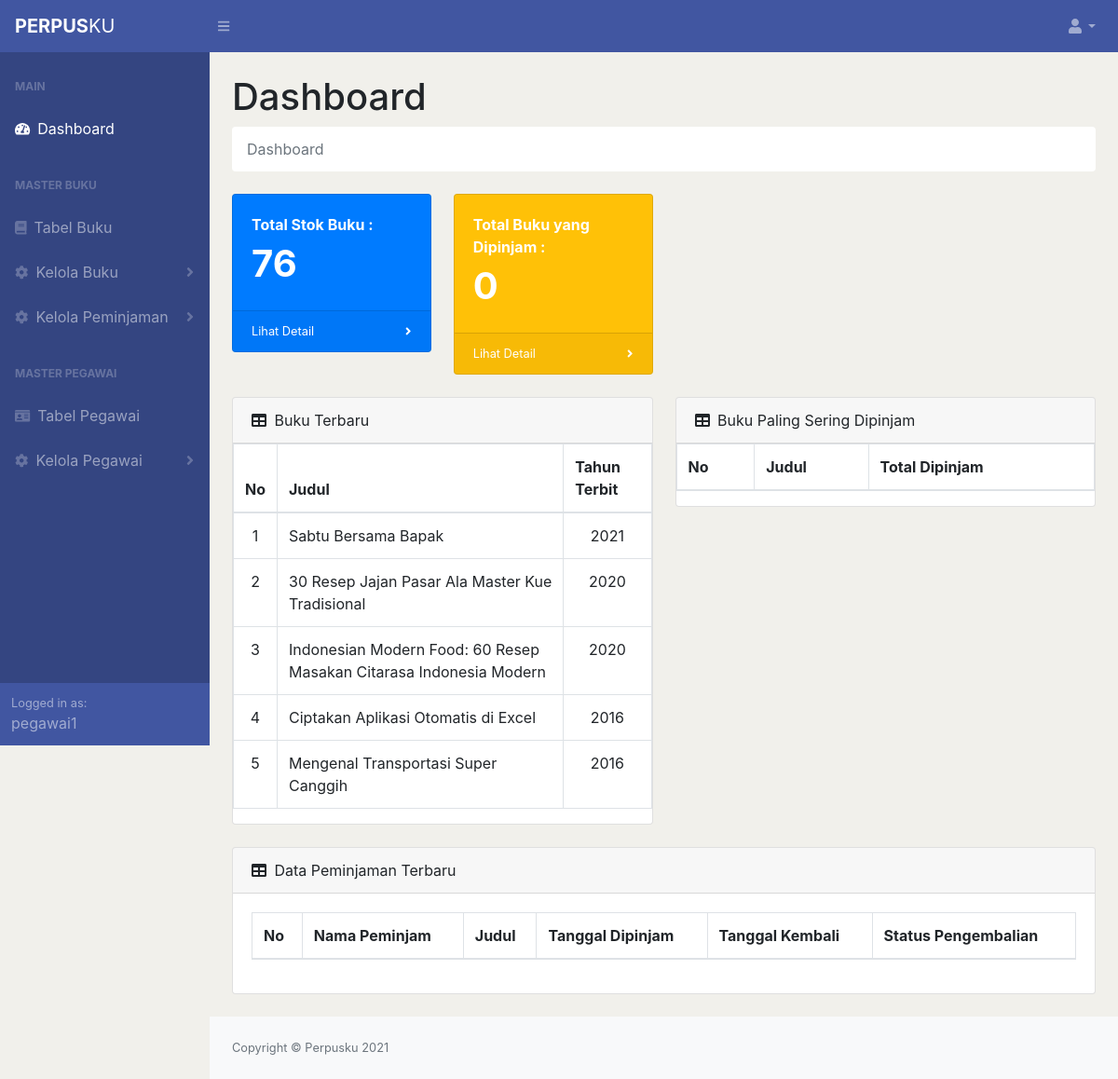
Page /perpusku/views/pegawai/dashboard.php (signed in) on the committed database.
### tables this page shows
CREATE TABLE IF NOT EXISTS buku (
  isbn_buku varchar(20) PRIMARY KEY,
  judul varchar(100) NOT NULL,
  id_penerbit int NOT NULL,
  id_penulis int NOT NULL,
  id_kategori int NOT NULL,
  halaman int NOT NULL,
  stok int NOT NULL,
  tahun_terbit year NOT NULL,
  FOREIGN KEY (id_penerbit) REFERENCES penerbit(id_penerbit),
  FOREIGN KEY (id_penulis) REFERENCES penulis(id_penulis),
  FOREIGN KEY (id_kategori) REFERENCES kategori(id_kategori)
);

### perpusku/views/pegawai/dashboard.php (the view, shortened to what this page needs)
<?php
include '../../resources/config.php';
?>
<!DOCTYPE html>
<html lang="en">
    <head>
        <link href="../css/styles.css" rel="stylesheet" />
        <link href="https://cdn.datatables.net/1.10.20/css/dataTables.bootstrap4.min.css" rel="stylesheet" />
    </head>
    <body style="background-color: #F1F0EB !important;" class="sb-nav-fixed">
        <nav style="background-color: #4156A1 !important;" class="sb-topnav navbar navbar-expand navbar-dark bg-dark">
            <a style="cursor: default;" class="navbar-brand"><strong>PERPUS</strong>KU</a>
            <button class="btn btn-link btn-sm order-1 order-lg-0" id="sidebarToggle" href="#"><i class="fas fa-bars"></i></button>
            <ul class="navbar-nav ml-auto ml-md-0">
                <li class="nav-item dropdown">
                    <a class="nav-link dropdown-toggle" id="userDropdown" href="#" role="button" data-toggle="dropdown" aria-haspopup="true" aria-expanded="false"><i class="fas fa-user fa-fw"></i></a>
                </li>
            </ul>
        </nav>
        <div id="layoutSidenav">
            <div id="layoutSidenav_nav">
                <nav class="sb-sidenav accordion sb-sidenav-dark" id="sidenavAccordion">
                    <div style="background-color: #344581 !important;" class="sb-sidenav-menu">
                        <div class="nav">
                            <div class="sb-sidenav-menu-heading">MAIN</div>
                            <a class="nav-link" href="dashboard.php">
                                <div class="sb-nav-link-icon"><i class="fas fa-tachometer-alt"></i></div>
                                Dashboard
                            </a>
                            <div class="sb-sidenav-menu-heading">MASTER BUKU</div>
                            <a class="nav-link" href="tabel-buku.php">
                                <div class="sb-nav-link-icon"><i class="fas fa-book"></i></div>
                                Tabel Buku
                            </a>
                            <a class="nav-link collapsed" href="#" data-toggle="collapse" data-target="#collapseKelolaBuku" aria-expanded="false" aria-controls="collapseLayouts">
                                <div class="sb-nav-link-icon"><i class="fa fa-cog" aria-hidden="true"></i></div>
                                Kelola Buku
                                <div class="sb-sidenav-collapse-arrow"><i class="fas fa-angle-down"></i></div>
                            </a>
                            <a class="nav-link collapsed" href="#" data-toggle="collapse" data-target="#collapseKelolaPeminjaman" aria-expanded="false" aria-controls="collapseLayouts">
                                <div class="sb-nav-link-icon"><i class="fa fa-cog" aria-hidden="true"></i></div>
                                Kelola Peminjaman
                                <div class="sb-sidenav-collapse-arrow"><i class="fas fa-angle-down"></i></div>
                            </a>
                            <div class="sb-sidenav-menu-heading">MASTER PEGAWAI</div>
                            <a class="nav-link" href="./tabel-pegawai.php">
                                <div class="sb-nav-link-icon"><i class="fa fa-id-card" aria-hidden="true"></i></i></div>
                                Tabel Pegawai
                            </a>
                            <a class="nav-link collapsed" href="#" data-toggle="collapse" data-target="#collapseKelolaPegawai" aria-expanded="false" aria-controls="collapseLayouts">
                                <div class="sb-nav-link-icon"><i class="fa fa-cog" aria-hidden="true"></i></div>
                                Kelola Pegawai
                                <div class="sb-sidenav-collapse-arrow"><i class="fas fa-angle-down"></i></div>
                            </a>
                        </div>
                    </div>
                    <div style="background-color: #4156A1 !important;" class="sb-sidenav-footer">
                        <div class="small">Logged in as:</div>
                        <?php echo $_SESSION['username'] ?>
                    </div>
                </nav>
            </div>
            <div id="layoutSidenav_content">
                <main>
                    <div class="container-fluid">
                        <h1 class="mt-4">Dashboard</h1>
                        <ol style="background-color: white !important;" class="breadcrumb mb-4">
                            <li class="breadcrumb-item active">Dashboard</li>
                        </ol>
                        <div class="row">
                            <div class="col-xl-3 col-md-6">
                                <div class="card bg-primary text-white mb-4">
                                    <div class="card-body">
                                        <strong>Total Stok Buku :</strong>
                                        <br>
                                        <div style="font-size: 2.5rem;" class="big-number">
                                            <?php
                                            $sql = "SELECT * FROM totalBuku";
                                            $result = mysqli_query($conn, $sql);
                                            $total = mysqli_fetch_assoc($result);
                                            foreach ($total as $val) {
                                                $value = $val;
                                            }
                                            echo "<strong>$value</strong>";
                                            ?>
                                        </div>
                                    </div>
                                    <div class="card-footer d-flex align-items-center justify-content-between">
                                        <a class="small text-white stretched-link" href="tabel-buku.php">Lihat Detail</a>
                                        <div class="small text-white"><i class="fas fa-angle-right"></i></div>
                                    </div>
                                </div>
                            </div>
                            <div class="col-xl-3 col-md-6">
                                <div class="card bg-warning text-white mb-4">
                                    <div class="card-body">
                                        <strong>Total Buku yang Dipinjam :</strong>
                                        <br>
                                        <div style="font-size: 2.5rem;" class="big-number">
                                            <?php
                                            $sql = "SELECT * FROM bukuDipinjam";
                                            $result = mysqli_query($conn, $sql);
                                            $total = mysqli_fetch_assoc($result);
                                            foreach ($total as $val) {
                                                $value = $val;
                                            }
                                            echo "<strong>$value</strong>";
                                            ?>
                                        </div>
                                    </div>
                                    <div class="card-footer d-flex align-items-center justify-content-between">
                                        <a class="small text-white stretched-link" href="./kelola-peminjaman.php">Lihat Detail</a>
                                        <div class="small text-white"><i class="fas fa-angle-right"></i></div>
                                    </div>
                                </div>
                            </div>
                        </div>
                        <div class="row">
                            <div class="col-xl-6">
                                <div class="card mb-4">
                                    <div class="card-header">
                                        <i class="fas fa-table mr-1"></i>
                                        Buku Terbaru
                                    </div>
                                    <div class="table-responsive">
                                        <table class="table table-bordered" id="tableBuku" width="100%" cellspacing="0">
                                            <thead>
                                                <tr>
                                                    <th>No</th>
                                                    <th>Judul</th>
                                                    <th>Tahun Terbit</th>
                                                </tr>
                                            </thead>
                                            <?php
                                            $sql = "SELECT * FROM bukuTerbaru";
                                            $result = mysqli_query($conn, $sql);
                                            $counter = 1;
                                            while ($data = mysqli_fetch_assoc($result)) {
                                                echo "<tr>
                                                <td style='text-align: center;'>".$counter++."</td>
                                                <td>".$data['judul']."</td>
                                                <td style='text-align: center;'>".$data['tahun_terbit']."</td></tr>";
                                            }
                                            ?>
                                        </table>
                                    </div>
                                </div>
                            </div>
                            <div class="col-xl-6">
                                <div class="card mb-4">
                                    <div class="card-header">
                                        <i class="fas fa-table mr-1"></i>
                                        Buku Paling Sering Dipinjam
                                    </div>
                                    <div class="table-responsive">
                                        <table class="table table-bordered" id="tableBuku" width="100%" cellspacing="0">
                                            <thead>
                                                <tr>
                                                    <th>No</th>
                                                    <th>Judul</th>
                                                    <th>Total Dipinjam</th>
                                                </tr>
                                            </thead>
                                        </table>
                                    </div>
                                </div>
                            </div>
                        </div>
                        <div class="card mb-4">
                            <div class="card-header">
                                <i class="fas fa-table mr-1"></i>
                                Data Peminjaman Terbaru
                            </div>
                            <div class="card-body">
                                <div class="table-responsive">
                                    <table class="table table-bordered" id="tableBuku" width="100%" cellspacing="0">
                                        <thead>
                                            <tr>
                                                <th>No</th>
                                                <th>Nama Peminjam</th>
                                                <th>Judul</th>
                                                <th>Tanggal Dipinjam</th>
                                                <th>Tanggal Kembali</th>
                                                <th>Status Pengembalian</th>
                                            </tr>
                                        </thead>
                                    </table>
                                </div>
                            </div>
                        </div>
                    </div>
                </main>
                <footer class="py-4 bg-light mt-auto">
                    <div class="container-fluid">
                        <div class="d-flex align-items-center justify-content-between small">
                            <div class="text-muted">Copyright &copy; Perpusku 2021</div>
                        </div>
                    </div>
                </footer>
            </div>
        </div>
    </body>
</html>

### rows in the picture
buku: judul "Sabtu Bersama Bapak", tahun_terbit "2021"
buku: judul "30 Resep Jajan Pasar Ala Master Kue Tradisional", tahun_terbit "2020"
buku: judul "Indonesian Modern Food: 60 Resep Masakan Citarasa Indonesia Modern", tahun_terbit "2020"
buku: judul "Ciptakan Aplikasi Otomatis di Excel", tahun_terbit "2016"
buku: judul "Mengenal Transportasi Super Canggih", tahun_terbit "2016"

### other values in the picture
$_SESSION['username'] "pegawai1"
$value "76"
$value "0"
